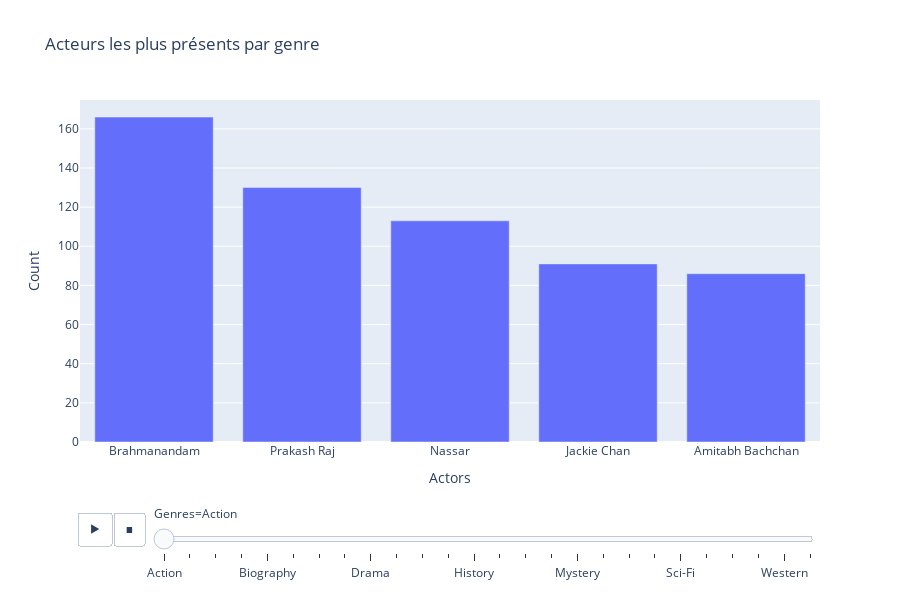

Notebook source saved alongside this figure:
### Code cell
fig = px.bar(
    data_frame=top_actors_per_genre,
    x="Actors",
    y="Count",
    animation_frame= 'Genres',                   
    title="Acteurs les plus présents par genre",
    barmode="group",        
    height=600
)

fig.show()

### Figure 1 — Plotly figure (JSON) as saved in the notebook; plotly's stock layout.template omitted (floating-point values rounded to 4 significant figures)
{"data": [{"alignmentgroup": "True", "hovertemplate": "Genres=Action<br>Actors=%{x}<br>Count=%{y}<extra></extra>", "legendgroup": "", "marker": {"color": "#636efa", "pattern": {"shape": ""}}, "name": "", "offsetgroup": "", "orientation": "v", "showlegend": false, "textposition": "auto", "type": "bar", "x": ["Brahmanandam", "Prakash Raj", "Nassar", "Jackie Chan", "Amitabh Bachchan"], "xaxis": "x", "y": [166, 130, 113, 91, 86], "yaxis": "y"}], "layout": {"barmode": "group", "height": 600, "legend": {"tracegroupgap": 0}, "sliders": [{"active": 0, "currentvalue": {"prefix": "Genres="}, "len": 0.9, "pad": {"b": 10, "t": 60}, "steps": [{"args": [["Action"], {"frame": {"duration": 0, "redraw": true}, "fromcurrent": true, "mode": "immediate", "transition": {"duration": 0, "easing": "linear"}}], "label": "Action", "method": "animate"}, {"args": [["Adult"], {"frame": {"duration": 0, "redraw": true}, "fromcurrent": true, "mode": "immediate", "transition": {"duration": 0, "easing": "linear"}}], "label": "Adult", "method": "animate"}, {"args": [["Adventure"], {"frame": {"duration": 0, "redraw": true}, "fromcurrent": true, "mode": "immediate", "transition": {"duration": 0, "easing": "linear"}}], "label": "Adventure", "method": "animate"}, {"args": [["Animation"], {"frame": {"duration": 0, "redraw": true}, "fromcurrent": true, "mode": "immediate", "transition": {"duration": 0, "easing": "linear"}}], "label": "Animation", "method": "animate"}, {"args": [["Biography"], {"frame": {"duration": 0, "redraw": true}, "fromcurrent": true, "mode": "immediate", "transition": {"duration": 0, "easing": "linear"}}], "label": "Biography", "method": "animate"}, {"args": [["Comedy"], {"frame": {"duration": 0, "redraw": true}, "fromcurrent": true, "mode": "immediate", "transition": {"duration": 0, "easing": "linear"}}], "label": "Comedy", "method": "animate"}, {"args": [["Crime"], {"frame": {"duration": 0, "redraw": true}, "fromcurrent": true, "mode": "immediate", "transition": {"duration": 0, "easing": "linear"}}], "label": "Crime", "method": "animate"}, {"args": [["Documentary"], {"frame": {"duration": 0, "redraw": true}, "fromcurrent": true, "mode": "immediate", "transition": {"duration": 0, "easing": "linear"}}], "label": "Documentary", "method": "animate"}, {"args": [["Drama"], {"frame": {"duration": 0, "redraw": true}, "fromcurrent": true, "mode": "immediate", "transition": {"duration": 0, "easing": "linear"}}], "label": "Drama", "method": "animate"}, {"args": [["Family"], {"frame": {"duration": 0, "redraw": true}, "fromcurrent": true, "mode": "immediate", "transition": {"duration": 0, "easing": "linear"}}], "label": "Family", "method": "animate"}, {"args": [["Fantasy"], {"frame": {"duration": 0, "redraw": true}, "fromcurrent": true, "mode": "immediate", "transition": {"duration": 0, "easing": "linear"}}], "label": "Fantasy", "method": "animate"}, {"args": [["Film-Noir"], {"frame": {"duration": 0, "redraw": true}, "fromcurrent": true, "mode": "immediate", "transition": {"duration": 0, "easing": "linear"}}], "label": "Film-Noir", "method": "animate"}, {"args": [["History"], {"frame": {"duration": 0, "redraw": true}, "fromcurrent": true, "mode": "immediate", "transition": {"duration": 0, "easing": "linear"}}], "label": "History", "method": "animate"}, {"args": [["Horror"], {"frame": {"duration": 0, "redraw": true}, "fromcurrent": true, "mode": "immediate", "transition": {"duration": 0, "easing": "linear"}}], "label": "Horror", "method": "animate"}, {"args": [["Music"], {"frame": {"duration": 0, "redraw": true}, "fromcurrent": true, "mode": "immediate", "transition": {"duration": 0, "easing": "linear"}}], "label": "Music", "method": "animate"}, {"args": [["Musical"], {"frame": {"duration": 0, "redraw": true}, "fromcurrent": true, "mode": "immediate", "transition": {"duration": 0, "easing": "linear"}}], "label": "Musical", "method": "animate"}, {"args": [["Mystery"], {"frame": {"duration": 0, "redraw": true}, "fromcurrent": true, "mode": "immediate", "transition": {"duration": 0, "easing": "linear"}}], "label": "Mystery", "method": "animate"}, {"args": [["News"], {"frame": {"duration": 0, "redraw": true}, "fromcurrent": true, "mode": "immediate", "transition": {"duration": 0, "easing": "linear"}}], "label": "News", "method": "animate"}, {"args": [["Reality-TV"], {"frame": {"duration": 0, "redraw": true}, "fromcurrent": true, "mode": "immediate", "transition": {"duration": 0, "easing": "linear"}}], "label": "Reality-TV", "method": "animate"}, {"args": [["Romance"], {"frame": {"duration": 0, "redraw": true}, "fromcurrent": true, "mode": "immediate", "transition": {"duration": 0, "easing": "linear"}}], "label": "Romance", "method": "animate"}, {"args": [["Sci-Fi"], {"frame": {"duration": 0, "redraw": true}, "fromcurrent": true, "mode": "immediate", "transition": {"duration": 0, "easing": "linear"}}], "label": "Sci-Fi", "method": "animate"}, {"args": [["Sport"], {"frame": {"duration": 0, "redraw": true}, "fromcurrent": true, "mode": "immediate", "transition": {"duration": 0, "easing": "linear"}}], "label": "Sport", "method": "animate"}, {"args": [["Thriller"], {"frame": {"duration": 0, "redraw": true}, "fromcurrent": true, "mode": "immediate", "transition": {"duration": 0, "easing": "linear"}}], "label": "Thriller", "method": "animate"}, {"args": [["War"], {"frame": {"duration": 0, "redraw": true}, "fromcurrent": true, "mode": "immediate", "transition": {"duration": 0, "easing": "linear"}}], "label": "War", "method": "animate"}, {"args": [["Western"], {"frame": {"duration": 0, "redraw": true}, "fromcurrent": true, "mode": "immediate", "transition": {"duration": 0, "easing": "linear"}}], "label": "Western", "method": "animate"}, {"args": [["\\N"], {"frame": {"duration": 0, "redraw": true}, "fromcurrent": true, "mode": "immediate", "transition": {"duration": 0, "easing": "linear"}}], "label": "\\N", "method": "animate"}], "x": 0.1, "xanchor": "left", "y": 0, "yanchor": "top"}], "title": {"text": "Acteurs les plus présents par genre"}, "updatemenus": [{"buttons": [{"args": [null, {"frame": {"duration": 500, "redraw": true}, "fromcurrent": true, "mode": "immediate", "transition": {"duration": 500, "easing": "linear"}}], "label": "&#9654;", "method": "animate"}, {"args": [[null], {"frame": {"duration": 0, "redraw": true}, "fromcurrent": true, "mode": "immediate", "transition": {"duration": 0, "easing": "linear"}}], "label": "&#9724;", "method": "animate"}], "direction": "left", "pad": {"r": 10, "t": 70}, "showactive": false, "type": "buttons", "x": 0.1, "xanchor": "right", "y": 0, "yanchor": "top"}], "xaxis": {"anchor": "y", "domain": [0, 1], "title": {"text": "Actors"}}, "yaxis": {"anchor": "x", "domain": [0, 1], "title": {"text": "Count"}}}}
